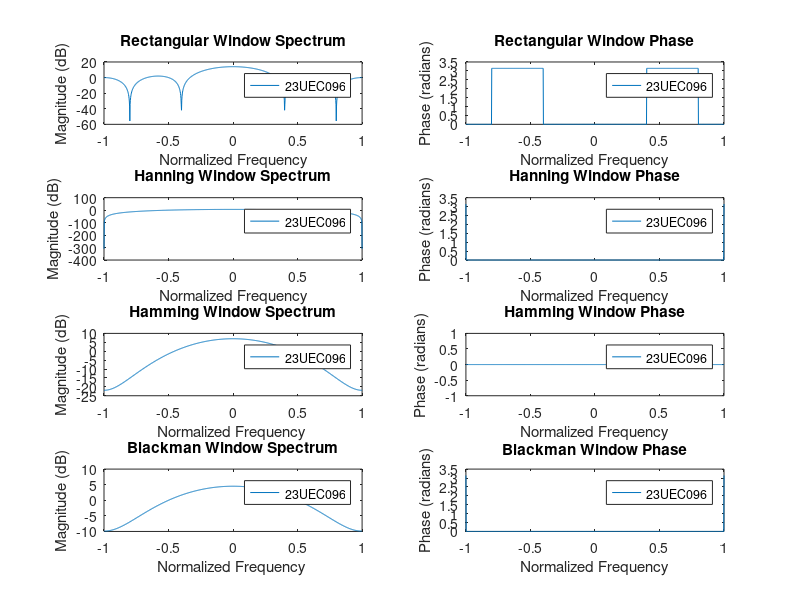

MATLAB code for this plot:
clc;
clear;
close all;



N = input('Enter the length of the window N: ');
W = linspace(-pi, pi, 1000);
Wr = sin((W*N)/2) ./ sin(W/2);
Whn = 0.5*Wr + 0.25*(sin((W*N/2 - pi*N/(N-1)))./sin(W/2 - pi/(N-1)))+ 0.25*(sin((W*N/2 + pi*N/(N-1)))./sin(W/2 + pi/(N-1)));

Whm = 0.54*Wr + 0.23*(sin((W*N/2 - pi*N/(N-1)))./sin(W/2 - pi/(N-1)))+ 0.23*(sin((W*N/2 + pi*N/(N-1)))./sin(W/2 + pi/(N-1)));

WB = 0.42*Wr + 0.25*(sin((W*N/2 - pi*N/(N-1)))./sin(W/2 - pi/(N-1)))+ 0.25*(sin((W*N/2 + pi*N/(N-1)))./sin(W/2 + pi/(N-1)))+ 0.04*(sin((W*N/2 - 2*pi*N/(N-1)))./sin(W/2 - 2*pi/(N-1)))+ 0.04*(sin((W*N/2 + 2*pi*N/(N-1)))./sin(W/2 + 2*pi/(N-1)));

subplot(4,2,1);
plot(W/pi, 20*log10(abs(Wr)));
title('Rectangular Window Spectrum');
xlabel('Normalized Frequency'); ylabel('Magnitude (dB)'); legend('23UEC096');

subplot(4,2,2);
plot(W/pi, angle(Wr));
title('Rectangular Window Phase');
xlabel('Normalized Frequency'); ylabel('Phase (radians)');legend('23UEC096');

subplot(4,2,3);
plot(W/pi, 20*log10(abs(Whn)));
title('Hanning Window Spectrum');
xlabel('Normalized Frequency'); ylabel('Magnitude (dB)'); legend('23UEC096');

subplot(4,2,4);
plot(W/pi, angle(Whn)); 
title('Hanning Window Phase');
xlabel('Normalized Frequency'); ylabel('Phase (radians)'); legend('23UEC096');

subplot(4,2,5);
plot(W/pi, 20*log10(abs(Whm)));
title('Hamming Window Spectrum');
xlabel('Normalized Frequency '); ylabel('Magnitude (dB)'); legend('23UEC096');

subplot(4,2,6);
plot(W/pi, angle(Whm)); 
title('Hamming Window Phase');
xlabel('Normalized Frequency'); ylabel('Phase (radians)');legend('23UEC096');

subplot(4,2,7);
plot(W/pi, 20*log10(abs(WB))); 
title('Blackman Window Spectrum');
xlabel('Normalized Frequency '); ylabel('Magnitude (dB)'); legend('23UEC096');

subplot(4,2,8);
plot(W/pi, angle(WB));
title('Blackman Window Phase');
xlabel('Normalized Frequency'); ylabel('Phase (radians)'); legend('23UEC096');

clc;
clear;
close all;

N = input('Enter the length of the window N: ');
W = linspace(-pi, pi, 1000);
Wr = sin((W*N)/2) ./ sin(W/2);
Whn = 0.5*Wr + 0.25*(sin((W*N/2 - pi*N/(N-1)))./sin(W/2 - pi/(N-1)))+ 0.25*(sin((W*N/2 + pi*N/(N-1)))./sin(W/2 + pi/(N-1)));
Whm = 0.54*Wr + 0.23*(sin((W*N/2 - pi*N/(N-1)))./sin(W/2 - pi/(N-1)))+ 0.23*(sin((W*N/2 + pi*N/(N-1)))./sin(W/2 + pi/(N-1)));
WB = 0.42*Wr + 0.25*(sin((W*N/2 - pi*N/(N-1)))./sin(W/2 - pi/(N-1)))+ 0.25*(sin((W*N/2 + pi*N/(N-1)))./sin(W/2 + pi/(N-1)))+ 0.04*(sin((W*N/2 - 2*pi*N/(N-1)))./sin(W/2 - 2*pi/(N-1)))+ 0.04*(sin((W*N/2 + 2*pi*N/(N-1)))./sin(W/2 + 2*pi/(N-1)));

subplot(4,2,1);
p1 = plot(W/pi, 20*log10(abs(Wr)));
title('Rectangular Window Spectrum');
xlabel('Normalized Frequency'); ylabel('Magnitude (dB)');
legend('23UEC096');

subplot(4,2,2);
plot(W/pi, angle(Wr));
title('Rectangular Window Phase');
xlabel('Normalized Frequency'); ylabel('Phase (radians)');
legend('23UEC096');

subplot(4,2,3);
p2 = plot(W/pi, 20*log10(abs(Whn)));
title('Hanning Window Spectrum');
xlabel('Normalized Frequency'); ylabel('Magnitude (dB)');
legend('23UEC096');

subplot(4,2,4);
plot(W/pi, angle(Whn)); 
title('Hanning Window Phase');
xlabel('Normalized Frequency'); ylabel('Phase (radians)');
legend('23UEC096');

subplot(4,2,5);
p3 = plot(W/pi, 20*log10(abs(Whm)));
title('Hamming Window Spectrum');
xlabel('Normalized Frequency '); ylabel('Magnitude (dB)');
legend('23UEC096');

subplot(4,2,6);
plot(W/pi, angle(Whm)); 
title('Hamming Window Phase');
xlabel('Normalized Frequency'); ylabel('Phase (radians)');
legend('23UEC096');

subplot(4,2,7);
p4 = plot(W/pi, 20*log10(abs(WB))); 
title('Blackman Window Spectrum');
xlabel('Normalized Frequency '); ylabel('Magnitude (dB)');
legend('23UEC096');

subplot(4,2,8);
plot(W/pi, angle(WB));
title('Blackman Window Phase');
xlabel('Normalized Frequency'); ylabel('Phase (radians)');
legend('23UEC096');
